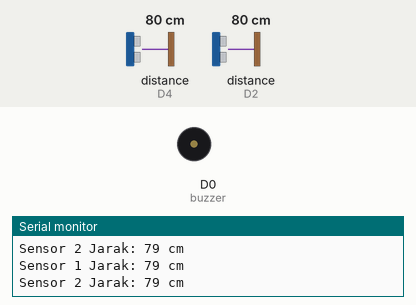
The sketch below on a simulated ESP8266 (NodeMCU). Shown: buzzer (waves = sounding, pin HIGH), the last lines printed to the serial monitor. Wiring (inferred from the names in the program): 2 × ultrasonic range finder: trigger D3, echo D4 / trigger D1, echo D2. The inputs (shaded band) are chosen by the test bench; at power-on: distance to the obstacle (sensors on D4, D2) 80 cm. The echo pulse lasts 58.3 µs per cm; pins used as bus, display or sensor lines are not drawn.

Above: at 1.2 s.
1.3 s: distance to the obstacle (sensor on D4) set to 55 cm
2.8 s: distance to the obstacle (sensor on D4) set to 47 cm
At 3.02 s:
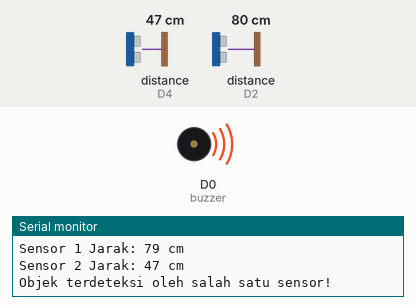
5.8 s: distance to the obstacle (sensor on D4) set to 60 cm
At 6.6 s:
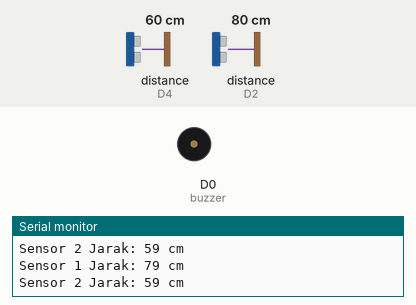
7.3 s: distance to the obstacle (sensor on D4) set to 2 cm
At 7.73 s:
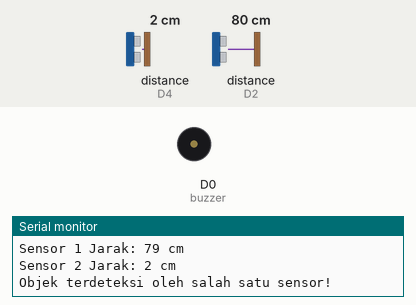
Timing chart, 0 to 11.3 s (numbered marks = the images above; inputs shaded):
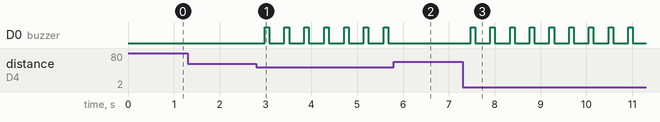

Measured:
- the behaviour switches between 51 and 50 cm on distance to the obstacle (sensor on D4) (found by bisection; images 0 and 1)
- after the input at 2.8 s, D0 (buzzer): alternates HIGH for 0.10 s and LOW for 0.33 s, starting after 0.18 s
- after the input at 5.8 s, D0 (buzzer): stops changing and stays LOW
- after the input at 7.3 s, D0 (buzzer): alternates HIGH for 0.10 s and LOW for 0.33 s, starting after 0.17 s

The sketch:

dual-sensor.ino
```cpp
#define triggerPin1 D1
#define echoPin1    D2

#define triggerPin2 D3
#define echoPin2    D4

#define buzzer      D0

// Distance threshold in centimeters
#define THRESHOLD   50

void setup() {
  Serial.begin(9600);

  // Sensor 1 pin modes
  pinMode(triggerPin1, OUTPUT);
  pinMode(echoPin1, INPUT);

  // Sensor 2 pin modes
  pinMode(triggerPin2, OUTPUT);
  pinMode(echoPin2, INPUT);

  // Buzzer pin
  pinMode(buzzer, OUTPUT);
  digitalWrite(buzzer, LOW);

  Serial.println("Dual ultrasonic sensors are ready!");
}

// Function to measure distance from a specific sensor
long measureDistance(int triggerPin, int echoPin) {
  long duration, distance;

  digitalWrite(triggerPin, LOW);
  delayMicroseconds(2);

  digitalWrite(triggerPin, HIGH);
  delayMicroseconds(10);
  digitalWrite(triggerPin, LOW);

  duration = pulseIn(echoPin, HIGH);
  distance = duration * 0.0343 / 2;

  return distance;
}

void loop() {
  long distance1 = measureDistance(triggerPin1, echoPin1);
  long distance2 = measureDistance(triggerPin2, echoPin2);

  Serial.print("Sensor 1 Jarak: ");
  Serial.print(distance1);
  Serial.println(" cm");

  Serial.print("Sensor 2 Jarak: ");
  Serial.print(distance2);
  Serial.println(" cm");

  // If either sensor detects object within threshold, activate buzzer
  if (distance1 <= THRESHOLD || distance2 <= THRESHOLD) {
    Serial.println("Objek terdeteksi oleh salah satu sensor!");
    digitalWrite(buzzer, HIGH);
    delay(100);
    digitalWrite(buzzer, LOW);
    delay(100);
  } else {
    digitalWrite(buzzer, LOW);
  }

  delay(200);
}
```
